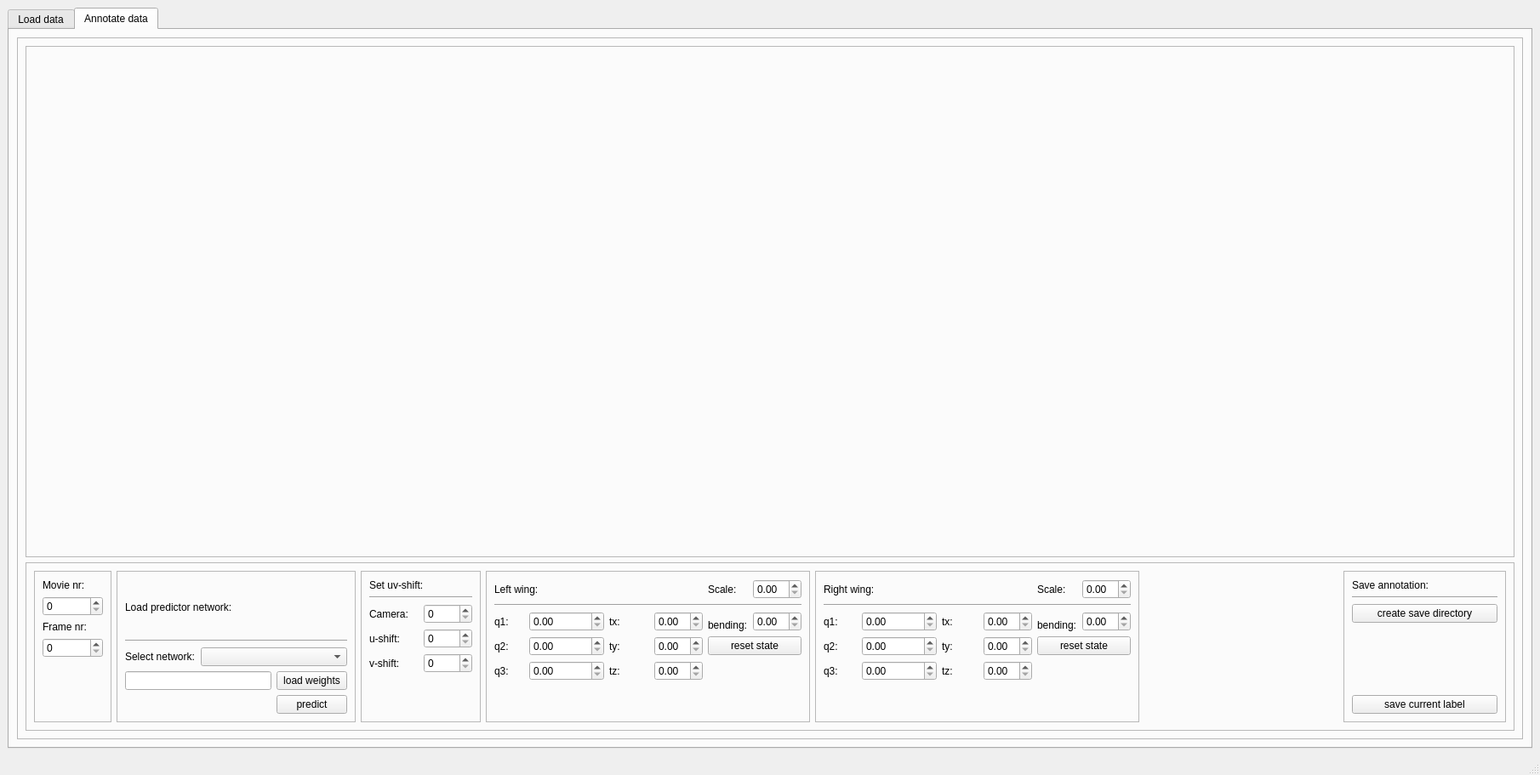
<?xml version="1.0" encoding="UTF-8"?>
<ui version="4.0">
 <class>MainWindow</class>
 <widget class="QMainWindow" name="MainWindow">
  <property name="geometry">
   <rect>
    <x>0</x>
    <y>0</y>
    <width>1810</width>
    <height>911</height>
   </rect>
  </property>
  <property name="minimumSize">
   <size>
    <width>1810</width>
    <height>911</height>
   </size>
  </property>
  <property name="windowTitle">
   <string>MainWindow</string>
  </property>
  <widget class="QWidget" name="centralwidget">
   <layout class="QHBoxLayout" name="horizontalLayout_4">
    <item>
     <widget class="QTabWidget" name="tabWidget">
      <property name="currentIndex">
       <number>1</number>
      </property>
      <widget class="QWidget" name="DataLoadTab">
       <attribute name="title">
        <string>Load data</string>
       </attribute>
       <layout class="QVBoxLayout" name="verticalLayout_7">
        <item>
         <widget class="QFrame" name="frame">
          <property name="frameShape">
           <enum>QFrame::StyledPanel</enum>
          </property>
          <property name="frameShadow">
           <enum>QFrame::Raised</enum>
          </property>
          <layout class="QHBoxLayout" name="horizontalLayout">
           <item>
            <widget class="QFrame" name="frame_2">
             <property name="frameShape">
              <enum>QFrame::StyledPanel</enum>
             </property>
             <property name="frameShadow">
              <enum>QFrame::Raised</enum>
             </property>
             <layout class="QGridLayout" name="gridLayout">
              <item row="0" column="0" colspan="4">
               <widget class="QLabel" name="label">
                <property name="text">
                 <string>&lt;html&gt;&lt;head/&gt;&lt;body&gt;&lt;p&gt;&lt;span style=&quot; font-weight:600;&quot;&gt;Select fligth sequence:&lt;/span&gt;&lt;/p&gt;&lt;/body&gt;&lt;/html&gt;</string>
                </property>
               </widget>
              </item>
              <item row="0" column="6" colspan="2">
               <spacer name="horizontalSpacer_5">
                <property name="orientation">
                 <enum>Qt::Horizontal</enum>
                </property>
                <property name="sizeHint" stdset="0">
                 <size>
                  <width>116</width>
                  <height>20</height>
                 </size>
                </property>
               </spacer>
              </item>
              <item row="1" column="0" colspan="8">
               <widget class="Line" name="line">
                <property name="orientation">
                 <enum>Qt::Horizontal</enum>
                </property>
               </widget>
              </item>
              <item row="2" column="0" colspan="2">
               <widget class="QLabel" name="label_2">
                <property name="text">
                 <string>Sequence folder:</string>
                </property>
               </widget>
              </item>
              <item row="2" column="2" colspan="6">
               <spacer name="horizontalSpacer_10">
                <property name="orientation">
                 <enum>Qt::Horizontal</enum>
                </property>
                <property name="sizeHint" stdset="0">
                 <size>
                  <width>168</width>
                  <height>20</height>
                 </size>
                </property>
               </spacer>
              </item>
              <item row="3" column="0" colspan="3">
               <widget class="QLineEdit" name="seq_folder_disp"/>
              </item>
              <item row="3" column="7">
               <widget class="QPushButton" name="select_seq_btn">
                <property name="text">
                 <string>select</string>
                </property>
               </widget>
              </item>
              <item row="4" column="0" colspan="2">
               <widget class="QLabel" name="label_3">
                <property name="text">
                 <string>Background folder:</string>
                </property>
               </widget>
              </item>
              <item row="4" column="3" colspan="5">
               <spacer name="horizontalSpacer_9">
                <property name="orientation">
                 <enum>Qt::Horizontal</enum>
                </property>
                <property name="sizeHint" stdset="0">
                 <size>
                  <width>151</width>
                  <height>20</height>
                 </size>
                </property>
               </spacer>
              </item>
              <item row="5" column="0" colspan="3">
               <widget class="QLineEdit" name="bckg_folder_disp"/>
              </item>
              <item row="5" column="7">
               <widget class="QPushButton" name="select_bckg_btn">
                <property name="text">
                 <string>select</string>
                </property>
               </widget>
              </item>
              <item row="6" column="0" colspan="2">
               <widget class="QLabel" name="label_4">
                <property name="text">
                 <string>Calibration folder:</string>
                </property>
               </widget>
              </item>
              <item row="6" column="3" colspan="5">
               <spacer name="horizontalSpacer_7">
                <property name="orientation">
                 <enum>Qt::Horizontal</enum>
                </property>
                <property name="sizeHint" stdset="0">
                 <size>
                  <width>151</width>
                  <height>20</height>
                 </size>
                </property>
               </spacer>
              </item>
              <item row="7" column="0" colspan="3">
               <widget class="QLineEdit" name="calib_folder_disp"/>
              </item>
              <item row="7" column="7">
               <widget class="QPushButton" name="select_calib_btn">
                <property name="text">
                 <string>select</string>
                </property>
               </widget>
              </item>
              <item row="8" column="0" colspan="8">
               <widget class="Line" name="line_2">
                <property name="orientation">
                 <enum>Qt::Horizontal</enum>
                </property>
               </widget>
              </item>
              <item row="9" column="0" colspan="3">
               <widget class="QLabel" name="label_5">
                <property name="text">
                 <string>Select movie folders:</string>
                </property>
               </widget>
              </item>
              <item row="9" column="4" colspan="4">
               <spacer name="horizontalSpacer_6">
                <property name="orientation">
                 <enum>Qt::Horizontal</enum>
                </property>
                <property name="sizeHint" stdset="0">
                 <size>
                  <width>133</width>
                  <height>20</height>
                 </size>
                </property>
               </spacer>
              </item>
              <item row="10" column="0" colspan="8">
               <widget class="QTableWidget" name="movie_table"/>
              </item>
              <item row="11" column="0">
               <widget class="QPushButton" name="add_movie_btn">
                <property name="text">
                 <string>add movie</string>
                </property>
               </widget>
              </item>
              <item row="11" column="1" colspan="5">
               <spacer name="horizontalSpacer_8">
                <property name="orientation">
                 <enum>Qt::Horizontal</enum>
                </property>
                <property name="sizeHint" stdset="0">
                 <size>
                  <width>83</width>
                  <height>20</height>
                 </size>
                </property>
               </spacer>
              </item>
              <item row="11" column="7">
               <widget class="QPushButton" name="reset_movie_btn">
                <property name="text">
                 <string>reset</string>
                </property>
               </widget>
              </item>
              <item row="12" column="0" colspan="8">
               <widget class="Line" name="line_3">
                <property name="orientation">
                 <enum>Qt::Horizontal</enum>
                </property>
               </widget>
              </item>
              <item row="13" column="0">
               <widget class="QLabel" name="label_6">
                <property name="text">
                 <string>trigger mode:</string>
                </property>
               </widget>
              </item>
              <item row="13" column="1" colspan="6">
               <widget class="QComboBox" name="trigger_mode_combo"/>
              </item>
              <item row="13" column="7">
               <spacer name="horizontalSpacer_4">
                <property name="orientation">
                 <enum>Qt::Horizontal</enum>
                </property>
                <property name="sizeHint" stdset="0">
                 <size>
                  <width>106</width>
                  <height>20</height>
                 </size>
                </property>
               </spacer>
              </item>
              <item row="14" column="0" colspan="8">
               <widget class="Line" name="line_4">
                <property name="orientation">
                 <enum>Qt::Horizontal</enum>
                </property>
               </widget>
              </item>
              <item row="15" column="0" colspan="8">
               <spacer name="verticalSpacer_4">
                <property name="orientation">
                 <enum>Qt::Vertical</enum>
                </property>
                <property name="sizeHint" stdset="0">
                 <size>
                  <width>288</width>
                  <height>297</height>
                 </size>
                </property>
               </spacer>
              </item>
              <item row="16" column="0" colspan="8">
               <widget class="Line" name="line_5">
                <property name="orientation">
                 <enum>Qt::Horizontal</enum>
                </property>
               </widget>
              </item>
              <item row="17" column="0" colspan="5">
               <spacer name="horizontalSpacer_3">
                <property name="orientation">
                 <enum>Qt::Horizontal</enum>
                </property>
                <property name="sizeHint" stdset="0">
                 <size>
                  <width>173</width>
                  <height>20</height>
                 </size>
                </property>
               </spacer>
              </item>
              <item row="17" column="5" colspan="3">
               <widget class="QPushButton" name="load_seq_btn">
                <property name="text">
                 <string>load data</string>
                </property>
               </widget>
              </item>
             </layout>
            </widget>
           </item>
           <item>
            <widget class="QFrame" name="frame_3">
             <property name="frameShape">
              <enum>QFrame::StyledPanel</enum>
             </property>
             <property name="frameShadow">
              <enum>QFrame::Raised</enum>
             </property>
             <layout class="QVBoxLayout" name="verticalLayout_3">
              <item>
               <widget class="ImgViewer1" name="img_viewer_1">
                <property name="minimumSize">
                 <size>
                  <width>1404</width>
                  <height>561</height>
                 </size>
                </property>
                <property name="frameShape">
                 <enum>QFrame::StyledPanel</enum>
                </property>
                <property name="frameShadow">
                 <enum>QFrame::Raised</enum>
                </property>
               </widget>
              </item>
              <item>
               <widget class="QFrame" name="frame_5">
                <property name="minimumSize">
                 <size>
                  <width>1404</width>
                  <height>211</height>
                 </size>
                </property>
                <property name="maximumSize">
                 <size>
                  <width>16777215</width>
                  <height>211</height>
                 </size>
                </property>
                <property name="frameShape">
                 <enum>QFrame::StyledPanel</enum>
                </property>
                <property name="frameShadow">
                 <enum>QFrame::Raised</enum>
                </property>
                <layout class="QHBoxLayout" name="horizontalLayout_2">
                 <item>
                  <widget class="QFrame" name="frame_6">
                   <property name="minimumSize">
                    <size>
                     <width>91</width>
                     <height>0</height>
                    </size>
                   </property>
                   <property name="frameShape">
                    <enum>QFrame::StyledPanel</enum>
                   </property>
                   <property name="frameShadow">
                    <enum>QFrame::Raised</enum>
                   </property>
                   <layout class="QVBoxLayout" name="verticalLayout">
                    <item>
                     <widget class="QLabel" name="label_7">
                      <property name="text">
                       <string>Movie nr:</string>
                      </property>
                     </widget>
                    </item>
                    <item>
                     <widget class="QSpinBox" name="movie_spin_1"/>
                    </item>
                    <item>
                     <widget class="QLabel" name="label_8">
                      <property name="text">
                       <string>Frame nr:</string>
                      </property>
                     </widget>
                    </item>
                    <item>
                     <widget class="QSpinBox" name="frame_spin_1"/>
                    </item>
                    <item>
                     <spacer name="verticalSpacer_3">
                      <property name="orientation">
                       <enum>Qt::Vertical</enum>
                      </property>
                      <property name="sizeHint" stdset="0">
                       <size>
                        <width>68</width>
                        <height>58</height>
                       </size>
                      </property>
                     </spacer>
                    </item>
                   </layout>
                  </widget>
                 </item>
                 <item>
                  <widget class="QFrame" name="frame_7">
                   <property name="minimumSize">
                    <size>
                     <width>191</width>
                     <height>191</height>
                    </size>
                   </property>
                   <property name="frameShape">
                    <enum>QFrame::StyledPanel</enum>
                   </property>
                   <property name="frameShadow">
                    <enum>QFrame::Raised</enum>
                   </property>
                   <layout class="QGridLayout" name="gridLayout_2">
                    <item row="0" column="0" colspan="2">
                     <widget class="QLabel" name="label_9">
                      <property name="text">
                       <string>Select image masks:</string>
                      </property>
                     </widget>
                    </item>
                    <item row="1" column="0" colspan="2">
                     <widget class="Line" name="line_6">
                      <property name="orientation">
                       <enum>Qt::Horizontal</enum>
                      </property>
                     </widget>
                    </item>
                    <item row="2" column="0" colspan="2">
                     <widget class="QRadioButton" name="seg_view_btn">
                      <property name="text">
                       <string>Segmentation view</string>
                      </property>
                     </widget>
                    </item>
                    <item row="3" column="0" colspan="2">
                     <widget class="QRadioButton" name="img_view_btn">
                      <property name="text">
                       <string>Image view</string>
                      </property>
                     </widget>
                    </item>
                    <item row="4" column="0" colspan="2">
                     <widget class="Line" name="line_7">
                      <property name="orientation">
                       <enum>Qt::Horizontal</enum>
                      </property>
                     </widget>
                    </item>
                    <item row="5" column="0">
                     <widget class="QLabel" name="label_10">
                      <property name="text">
                       <string>Camera view:</string>
                      </property>
                     </widget>
                    </item>
                    <item row="5" column="1">
                     <widget class="QSpinBox" name="camera_view_spin_1"/>
                    </item>
                    <item row="6" column="0">
                     <widget class="QLabel" name="label_11">
                      <property name="text">
                       <string>Select mask:</string>
                      </property>
                     </widget>
                    </item>
                    <item row="6" column="1">
                     <widget class="QSpinBox" name="mask_spin"/>
                    </item>
                    <item row="7" column="0">
                     <widget class="QPushButton" name="add_mask_btn">
                      <property name="text">
                       <string>add mask</string>
                      </property>
                     </widget>
                    </item>
                    <item row="7" column="1">
                     <widget class="QPushButton" name="reset_masks_btn">
                      <property name="text">
                       <string>reset</string>
                      </property>
                     </widget>
                    </item>
                   </layout>
                  </widget>
                 </item>
                 <item>
                  <widget class="QFrame" name="frame_8">
                   <property name="minimumSize">
                    <size>
                     <width>411</width>
                     <height>191</height>
                    </size>
                   </property>
                   <property name="maximumSize">
                    <size>
                     <width>16777215</width>
                     <height>191</height>
                    </size>
                   </property>
                   <property name="frameShape">
                    <enum>QFrame::StyledPanel</enum>
                   </property>
                   <property name="frameShadow">
                    <enum>QFrame::Raised</enum>
                   </property>
                   <layout class="QGridLayout" name="gridLayout_3">
                    <item row="0" column="0" colspan="2">
                     <widget class="QLabel" name="label_12">
                      <property name="text">
                       <string>Select image center:</string>
                      </property>
                     </widget>
                    </item>
                    <item row="2" column="0" colspan="3">
                     <spacer name="horizontalSpacer_15">
                      <property name="orientation">
                       <enum>Qt::Horizontal</enum>
                      </property>
                      <property name="sizeHint" stdset="0">
                       <size>
                        <width>312</width>
                        <height>20</height>
                       </size>
                      </property>
                     </spacer>
                    </item>
                    <item row="2" column="3">
                     <widget class="QPushButton" name="set_img_cntr_btn">
                      <property name="text">
                       <string>set image center</string>
                      </property>
                     </widget>
                    </item>
                    <item row="0" column="2" colspan="2">
                     <spacer name="horizontalSpacer_2">
                      <property name="orientation">
                       <enum>Qt::Horizontal</enum>
                      </property>
                      <property name="sizeHint" stdset="0">
                       <size>
                        <width>270</width>
                        <height>20</height>
                       </size>
                      </property>
                     </spacer>
                    </item>
                    <item row="1" column="0" colspan="4">
                     <widget class="QTableWidget" name="img_center_table"/>
                    </item>
                   </layout>
                  </widget>
                 </item>
                 <item>
                  <spacer name="horizontalSpacer">
                   <property name="orientation">
                    <enum>Qt::Horizontal</enum>
                   </property>
                   <property name="sizeHint" stdset="0">
                    <size>
                     <width>458</width>
                     <height>178</height>
                    </size>
                   </property>
                  </spacer>
                 </item>
                 <item>
                  <widget class="QFrame" name="frame_9">
                   <property name="minimumSize">
                    <size>
                     <width>161</width>
                     <height>191</height>
                    </size>
                   </property>
                   <property name="maximumSize">
                    <size>
                     <width>16777215</width>
                     <height>191</height>
                    </size>
                   </property>
                   <property name="frameShape">
                    <enum>QFrame::StyledPanel</enum>
                   </property>
                   <property name="frameShadow">
                    <enum>QFrame::Raised</enum>
                   </property>
                   <layout class="QVBoxLayout" name="verticalLayout_2">
                    <item>
                     <spacer name="verticalSpacer_2">
                      <property name="orientation">
                       <enum>Qt::Vertical</enum>
                      </property>
                      <property name="sizeHint" stdset="0">
                       <size>
                        <width>128</width>
                        <height>137</height>
                       </size>
                      </property>
                     </spacer>
                    </item>
                    <item>
                     <widget class="QPushButton" name="continue_1_btn">
                      <property name="text">
                       <string>continue</string>
                      </property>
                     </widget>
                    </item>
                   </layout>
                  </widget>
                 </item>
                </layout>
               </widget>
              </item>
             </layout>
            </widget>
           </item>
          </layout>
         </widget>
        </item>
       </layout>
      </widget>
      <widget class="QWidget" name="AnnotationTab">
       <attribute name="title">
        <string>Annotate data</string>
       </attribute>
       <layout class="QHBoxLayout" name="horizontalLayout_5">
        <item>
         <widget class="QFrame" name="frame_4">
          <property name="frameShape">
           <enum>QFrame::StyledPanel</enum>
          </property>
          <property name="frameShadow">
           <enum>QFrame::Raised</enum>
          </property>
          <layout class="QVBoxLayout" name="verticalLayout_4">
           <item>
            <widget class="ImgViewer2" name="img_viewer_2">
             <property name="minimumSize">
              <size>
               <width>1736</width>
               <height>601</height>
              </size>
             </property>
             <property name="frameShape">
              <enum>QFrame::StyledPanel</enum>
             </property>
             <property name="frameShadow">
              <enum>QFrame::Raised</enum>
             </property>
            </widget>
           </item>
           <item>
            <widget class="QFrame" name="frame_11">
             <property name="minimumSize">
              <size>
               <width>1736</width>
               <height>198</height>
              </size>
             </property>
             <property name="maximumSize">
              <size>
               <width>16777215</width>
               <height>198</height>
              </size>
             </property>
             <property name="frameShape">
              <enum>QFrame::StyledPanel</enum>
             </property>
             <property name="frameShadow">
              <enum>QFrame::Raised</enum>
             </property>
             <layout class="QHBoxLayout" name="horizontalLayout_3">
              <item>
               <widget class="QFrame" name="frame_10">
                <property name="minimumSize">
                 <size>
                  <width>91</width>
                  <height>0</height>
                 </size>
                </property>
                <property name="frameShape">
                 <enum>QFrame::StyledPanel</enum>
                </property>
                <property name="frameShadow">
                 <enum>QFrame::Raised</enum>
                </property>
                <layout class="QVBoxLayout" name="verticalLayout_5">
                 <item>
                  <widget class="QLabel" name="label_16">
                   <property name="text">
                    <string>Movie nr:</string>
                   </property>
                  </widget>
                 </item>
                 <item>
                  <widget class="QSpinBox" name="movie_spin_2"/>
                 </item>
                 <item>
                  <widget class="QLabel" name="label_17">
                   <property name="text">
                    <string>Frame nr:</string>
                   </property>
                  </widget>
                 </item>
                 <item>
                  <widget class="QSpinBox" name="frame_spin_2"/>
                 </item>
                 <item>
                  <spacer name="verticalSpacer_5">
                   <property name="orientation">
                    <enum>Qt::Vertical</enum>
                   </property>
                   <property name="sizeHint" stdset="0">
                    <size>
                     <width>58</width>
                     <height>45</height>
                    </size>
                   </property>
                  </spacer>
                 </item>
                </layout>
               </widget>
              </item>
              <item>
               <widget class="QFrame" name="frame_12">
                <property name="minimumSize">
                 <size>
                  <width>281</width>
                  <height>171</height>
                 </size>
                </property>
                <property name="frameShape">
                 <enum>QFrame::StyledPanel</enum>
                </property>
                <property name="frameShadow">
                 <enum>QFrame::Raised</enum>
                </property>
                <layout class="QGridLayout" name="gridLayout_4">
                 <item row="0" column="0" colspan="3">
                  <widget class="QLabel" name="label_18">
                   <property name="text">
                    <string>Load predictor network:</string>
                   </property>
                  </widget>
                 </item>
                 <item row="1" column="0" colspan="3">
                  <widget class="Line" name="line_9">
                   <property name="orientation">
                    <enum>Qt::Horizontal</enum>
                   </property>
                  </widget>
                 </item>
                 <item row="2" column="0">
                  <widget class="QLabel" name="label_19">
                   <property name="text">
                    <string>Select network:</string>
                   </property>
                  </widget>
                 </item>
                 <item row="2" column="1" colspan="2">
                  <widget class="QComboBox" name="network_combo"/>
                 </item>
                 <item row="3" column="0" colspan="2">
                  <widget class="QLineEdit" name="weight_file_disp"/>
                 </item>
                 <item row="3" column="2">
                  <widget class="QPushButton" name="select_weights_btn">
                   <property name="text">
                    <string>load weights</string>
                   </property>
                  </widget>
                 </item>
                 <item row="4" column="0" colspan="2">
                  <spacer name="horizontalSpacer_11">
                   <property name="orientation">
                    <enum>Qt::Horizontal</enum>
                   </property>
                   <property name="sizeHint" stdset="0">
                    <size>
                     <width>157</width>
                     <height>20</height>
                    </size>
                   </property>
                  </spacer>
                 </item>
                 <item row="4" column="2">
                  <widget class="QPushButton" name="predict_state_btn">
                   <property name="text">
                    <string>predict</string>
                   </property>
                  </widget>
                 </item>
                </layout>
               </widget>
              </item>
              <item>
               <widget class="QFrame" name="frame_16">
                <property name="minimumSize">
                 <size>
                  <width>141</width>
                  <height>171</height>
                 </size>
                </property>
                <property name="frameShape">
                 <enum>QFrame::StyledPanel</enum>
                </property>
                <property name="frameShadow">
                 <enum>QFrame::Raised</enum>
                </property>
                <layout class="QGridLayout" name="gridLayout_7">
                 <item row="0" column="0" colspan="2">
                  <widget class="QLabel" name="label_13">
                   <property name="text">
                    <string>Set uv-shift:</string>
                   </property>
                  </widget>
                 </item>
                 <item row="1" column="0" colspan="2">
                  <widget class="Line" name="line_8">
                   <property name="orientation">
                    <enum>Qt::Horizontal</enum>
                   </property>
                  </widget>
                 </item>
                 <item row="2" column="0">
                  <widget class="QLabel" name="label_14">
                   <property name="text">
                    <string>Camera:</string>
                   </property>
                  </widget>
                 </item>
                 <item row="2" column="1">
                  <widget class="QSpinBox" name="camera_view_spin_2"/>
                 </item>
                 <item row="3" column="0">
                  <widget class="QLabel" name="label_15">
                   <property name="text">
                    <string>u-shift:</string>
                   </property>
                  </widget>
                 </item>
                 <item row="3" column="1">
                  <widget class="QSpinBox" name="u_shift_spin"/>
                 </item>
                 <item row="4" column="0">
                  <widget class="QLabel" name="label_41">
                   <property name="text">
                    <string>v-shift:</string>
                   </property>
                  </widget>
                 </item>
                 <item row="4" column="1">
                  <widget class="QSpinBox" name="v_shift_spin"/>
                 </item>
                 <item row="5" column="0" colspan="2">
                  <spacer name="verticalSpacer">
                   <property name="orientation">
                    <enum>Qt::Vertical</enum>
                   </property>
                   <property name="sizeHint" stdset="0">
                    <size>
                     <width>118</width>
                     <height>27</height>
                    </size>
                   </property>
                  </spacer>
                 </item>
                </layout>
               </widget>
              </item>
              <item>
               <widget class="QFrame" name="frame_13">
                <property name="minimumSize">
                 <size>
                  <width>381</width>
                  <height>171</height>
                 </size>
                </property>
                <property name="frameShape">
                 <enum>QFrame::StyledPanel</enum>
                </property>
                <property name="frameShadow">
                 <enum>QFrame::Raised</enum>
                </property>
                <layout class="QGridLayout" name="gridLayout_6">
                 <item row="0" column="0" colspan="2">
                  <widget class="QLabel" name="label_20">
                   <property name="text">
                    <string>Left wing:</string>
                   </property>
                  </widget>
                 </item>
                 <item row="0" column="2" colspan="3">
                  <spacer name="horizontalSpacer_12">
                   <property name="orientation">
                    <enum>Qt::Horizontal</enum>
                   </property>
                   <property name="sizeHint" stdset="0">
                    <size>
                     <width>163</width>
                     <height>20</height>
                    </size>
                   </property>
                  </spacer>
                 </item>
                 <item row="0" column="5">
                  <widget class="QLabel" name="label_21">
                   <property name="text">
                    <string>Scale:</string>
                   </property>
                  </widget>
                 </item>
                 <item row="0" column="6">
                  <widget class="QDoubleSpinBox" name="scale_L_spin"/>
                 </item>
                 <item row="1" column="0" colspan="7">
                  <widget class="Line" name="line_10">
                   <property name="orientation">
                    <enum>Qt::Horizontal</enum>
                   </property>
                  </widget>
                 </item>
                 <item row="2" column="0" rowspan="2">
                  <widget class="QLabel" name="label_22">
                   <property name="text">
                    <string>q1:</string>
                   </property>
                  </widget>
                 </item>
                 <item row="2" column="1" rowspan="2" colspan="2">
                  <widget class="QDoubleSpinBox" name="q1_L_spin"/>
                 </item>
                 <item row="2" column="3" rowspan="2">
                  <widget class="QLabel" name="label_25">
                   <property name="text">
                    <string>tx:</string>
                   </property>
                  </widget>
                 </item>
                 <item row="2" column="4" rowspan="2">
                  <widget class="QDoubleSpinBox" name="tx_L_spin"/>
                 </item>
                 <item row="2" column="6" rowspan="2">
                  <widget class="QDoubleSpinBox" name="beta_L_spin"/>
                 </item>
                 <item row="3" column="5">
                  <widget class="QLabel" name="label_29">
                   <property name="text">
                    <string>bending:</string>
                   </property>
                  </widget>
                 </item>
                 <item row="4" column="0">
                  <widget class="QLabel" name="label_23">
                   <property name="text">
                    <string>q2:</string>
                   </property>
                  </widget>
                 </item>
                 <item row="4" column="1" colspan="2">
                  <widget class="QDoubleSpinBox" name="q2_L_spin"/>
                 </item>
                 <item row="4" column="3">
                  <widget class="QLabel" name="label_26">
                   <property name="text">
                    <string>ty:</string>
                   </property>
                  </widget>
                 </item>
                 <item row="4" column="4">
                  <widget class="QDoubleSpinBox" name="ty_L_spin"/>
                 </item>
                 <item row="4" column="5" colspan="2">
                  <widget class="QPushButton" name="reset_L_btn">
                   <property name="text">
                    <string>reset state</string>
                   </property>
                  </widget>
                 </item>
                 <item row="5" column="0">
                  <widget class="QLabel" name="label_24">
                   <property name="text">
                    <string>q3:</string>
                   </property>
                  </widget>
                 </item>
                 <item row="5" column="1" colspan="2">
                  <widget class="QDoubleSpinBox" name="q3_L_spin"/>
                 </item>
                 <item row="5" column="3">
                  <widget class="QLabel" name="label_27">
                   <property name="text">
                    <string>tz:</string>
                   </property>
                  </widget>
                 </item>
                 <item row="5" column="4">
                  <widget class="QDoubleSpinBox" name="tz_L_spin"/>
                 </item>
                 <item row="6" column="0" colspan="7">
                  <spacer name="verticalSpacer_6">
                   <property name="orientation">
                    <enum>Qt::Vertical</enum>
                   </property>
                   <property name="sizeHint" stdset="0">
                    <size>
                     <width>358</width>
                     <height>18</height>
                    </size>
                   </property>
                  </spacer>
                 </item>
                </layout>
               </widget>
              </item>
              <item>
               <widget class="QFrame" name="frame_14">
                <property name="minimumSize">
                 <size>
                  <width>381</width>
                  <height>171</height>
                 </size>
                </property>
                <property name="frameShape">
                 <enum>QFrame::StyledPanel</enum>
                </property>
                <property name="frameShadow">
                 <enum>QFrame::Raised</enum>
                </property>
                <layout class="QGridLayout" name="gridLayout_5">
                 <item row="0" column="0" colspan="2">
                  <widget class="QLabel" name="label_30">
                   <property name="text">
                    <string>Right wing:</string>
                   </property>
                  </widget>
                 </item>
                 <item row="0" column="2" colspan="3">
                  <spacer name="horizontalSpacer_13">
                   <property name="orientation">
                    <enum>Qt::Horizontal</enum>
                   </property>
                   <property name="sizeHint" stdset="0">
                    <size>
                     <width>155</width>
                     <height>20</height>
                    </size>
                   </property>
                  </spacer>
                 </item>
                 <item row="0" column="5">
                  <widget class="QLabel" name="label_31">
                   <property name="text">
                    <string>Scale:</string>
                   </property>
                  </widget>
                 </item>
                 <item row="0" column="6">
                  <widget class="QDoubleSpinBox" name="scale_R_spin"/>
                 </item>
                 <item row="1" column="0" colspan="7">
                  <widget class="Line" name="line_11">
                   <property name="orientation">
                    <enum>Qt::Horizontal</enum>
                   </property>
                  </widget>
                 </item>
                 <item row="2" column="0" rowspan="2">
                  <widget class="QLabel" name="label_32">
                   <property name="text">
                    <string>q1:</string>
                   </property>
                  </widget>
                 </item>
                 <item row="2" column="1" rowspan="2" colspan="2">
                  <widget class="QDoubleSpinBox" name="q1_R_spin"/>
                 </item>
                 <item row="2" column="3" rowspan="2">
                  <widget class="QLabel" name="label_35">
                   <property name="text">
                    <string>tx:</string>
                   </property>
                  </widget>
                 </item>
                 <item row="2" column="4" rowspan="2">
                  <widget class="QDoubleSpinBox" name="tx_R_spin"/>
                 </item>
                 <item row="2" column="6" rowspan="2">
                  <widget class="QDoubleSpinBox" name="beta_R_spin"/>
                 </item>
                 <item row="3" column="5">
                  <widget class="QLabel" name="label_39">
                   <property name="text">
                    <string>bending:</string>
                   </property>
                  </widget>
                 </item>
                 <item row="4" column="0">
                  <widget class="QLabel" name="label_33">
                   <property name="text">
                    <string>q2:</string>
                   </property>
                  </widget>
                 </item>
                 <item row="4" column="1" colspan="2">
                  <widget class="QDoubleSpinBox" name="q2_R_spin"/>
                 </item>
                 <item row="4" column="3">
                  <widget class="QLabel" name="label_36">
                   <property name="text">
                    <string>ty:</string>
                   </property>
                  </widget>
                 </item>
                 <item row="4" column="4">
                  <widget class="QDoubleSpinBox" name="ty_R_spin"/>
                 </item>
                 <item row="4" column="5" colspan="2">
                  <widget class="QPushButton" name="reset_R_btn">
                   <property name="text">
                    <string>reset state</string>
                   </property>
                  </widget>
                 </item>
                 <item row="5" column="0">
                  <widget class="QLabel" name="label_34">
                   <property name="text">
                    <string>q3:</string>
                   </property>
                  </widget>
                 </item>
                 <item row="5" column="1" colspan="2">
                  <widget class="QDoubleSpinBox" name="q3_R_spin"/>
                 </item>
                 <item row="5" column="3">
                  <widget class="QLabel" name="label_37">
                   <property name="text">
                    <string>tz:</string>
                   </property>
                  </widget>
                 </item>
                 <item row="5" column="4">
                  <widget class="QDoubleSpinBox" name="tz_R_spin"/>
                 </item>
                 <item row="6" column="0" colspan="7">
                  <spacer name="verticalSpacer_7">
                   <property name="orientation">
                    <enum>Qt::Vertical</enum>
                   </property>
                   <property name="sizeHint" stdset="0">
                    <size>
                     <width>358</width>
                     <height>18</height>
                    </size>
                   </property>
                  </spacer>
                 </item>
                </layout>
               </widget>
              </item>
              <item>
               <spacer name="horizontalSpacer_14">
                <property name="orientation">
                 <enum>Qt::Horizontal</enum>
                </property>
                <property name="sizeHint" stdset="0">
                 <size>
                  <width>358</width>
                  <height>168</height>
                 </size>
                </property>
               </spacer>
              </item>
              <item>
               <widget class="QFrame" name="frame_15">
                <property name="minimumSize">
                 <size>
                  <width>191</width>
                  <height>171</height>
                 </size>
                </property>
                <property name="frameShape">
                 <enum>QFrame::StyledPanel</enum>
                </property>
                <property name="frameShadow">
                 <enum>QFrame::Raised</enum>
                </property>
                <layout class="QVBoxLayout" name="verticalLayout_6">
                 <item>
                  <widget class="QLabel" name="label_40">
                   <property name="text">
                    <string>Save annotation:</string>
                   </property>
                  </widget>
                 </item>
                 <item>
                  <widget class="Line" name="line_12">
                   <property name="orientation">
                    <enum>Qt::Horizontal</enum>
                   </property>
                  </widget>
                 </item>
                 <item>
                  <widget class="QPushButton" name="create_label_dir_btn">
                   <property name="text">
                    <string>create save directory</string>
                   </property>
                  </widget>
                 </item>
                 <item>
                  <spacer name="verticalSpacer_8">
                   <property name="orientation">
                    <enum>Qt::Vertical</enum>
                   </property>
                   <property name="sizeHint" stdset="0">
                    <size>
                     <width>158</width>
                     <height>61</height>
                    </size>
                   </property>
                  </spacer>
                 </item>
                 <item>
                  <widget class="QPushButton" name="save_label_btn">
                   <property name="text">
                    <string>save current label</string>
                   </property>
                  </widget>
                 </item>
                </layout>
               </widget>
              </item>
             </layout>
            </widget>
           </item>
          </layout>
         </widget>
        </item>
       </layout>
      </widget>
     </widget>
    </item>
   </layout>
  </widget>
  <widget class="QStatusBar" name="statusbar"/>
 </widget>
 <customwidgets>
  <customwidget>
   <class>ImgViewer1</class>
   <extends>QFrame</extends>
   <header>ImgViewer1.h</header>
   <container>1</container>
  </customwidget>
  <customwidget>
   <class>ImgViewer2</class>
   <extends>QFrame</extends>
   <header location="global">ImgViewer2.h</header>
   <container>1</container>
  </customwidget>
 </customwidgets>
 <resources/>
 <connections/>
</ui>
